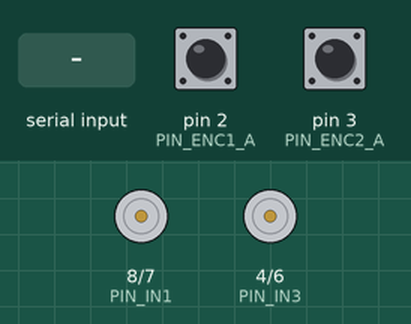
This sketch was run on a simulated Arduino Nano, built with avr-gcc and run on an emulated ATmega328P. Parts: motor-driver pin pairs drawn as motors (green arrow = first pin HIGH = forward, orange = second pin HIGH = backward, longer = more drive, scaled by the enable pin). Inputs (shaded band) come from the test bench; at power-on: pin 2 (PIN_ENC1_A) HIGH, pin 3 (PIN_ENC2_A) HIGH. What the sketch prints to the serial monitor is not drawn.

Above: at 1.2 s.
1.3 s: "pwm:255:255\n" received over Serial
At 1.7 s:
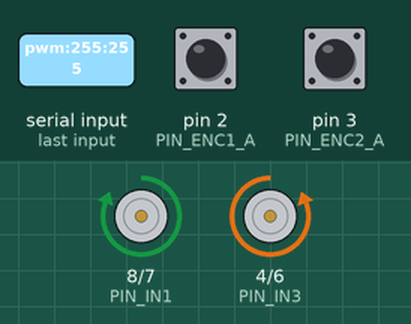
3.3 s: "debug:1\n" received over Serial
Timing chart, 0 to 6.3 s (numbered marks = the images above; inputs shaded):
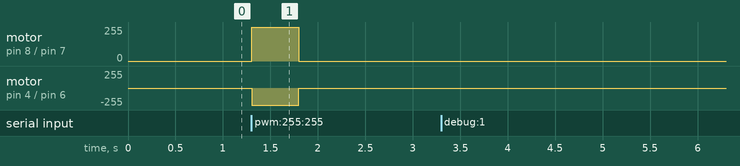

The sketch:

umutbot_nano.ino
```cpp
// UmutBot - Arduino Nano motor controller
//
// Drives two DC motors through an L298N and counts the wheel encoders.
// Each wheel has its own speed controller (feedforward + PI on the encoder
// speed), so both wheels hold the commanded speed even when the battery
// sags or one motor is weaker than the other.
// Talks to the Raspberry Pi (scripts/pico_ros.py) over the USB serial port.
//
// Serial protocol (115200 baud, ASCII, one message per line):
//   Pi   -> Nano : cmd_vel:<linear m/s>:<angular rad/s>
//   Nano -> Pi   : encoder1:<ticks>,encoder2:<ticks>     (cumulative, 20 Hz)
// Bench-test commands (e.g. from the Serial Monitor):
//   pwm:<left>:<right>   raw PWM -255..255, speed controller bypassed
//   debug:1 / debug:0    extra line per cycle:
//                        dbg:<target>:<measured>:<pwm>,<target>:<measured>:<pwm>
//                        (left, right; speeds in m/s)
//
// Motor A / encoder 1 = LEFT wheel, motor B / encoder 2 = RIGHT wheel
// (encoder_odom.py uses encoder 1 as V_L and encoder 2 as V_R).
//
// Pinout:
//   L298N  ENA -> D9 (PWM)   IN1 -> D8   IN2 -> D7    (motor A)
//          ENB -> D5 (PWM)   IN3 -> D4   IN4 -> D6    (motor B)
//   Enc 1  A (yellow) -> D2 (INT0)   B (green) -> D10   VCC (blue) -> 5V
//   Enc 2  A (yellow) -> D3 (INT1)   B (green) -> D11   GND (black) -> GND

// ---------------------------------------------------------------- pins
const uint8_t PIN_ENA = 9;
const uint8_t PIN_IN1 = 8;
const uint8_t PIN_IN2 = 7;
const uint8_t PIN_ENB = 5;
const uint8_t PIN_IN3 = 4;
const uint8_t PIN_IN4 = 6;

const uint8_t PIN_ENC1_A = 2;   // hardware interrupt INT0
const uint8_t PIN_ENC1_B = 10;
const uint8_t PIN_ENC2_A = 3;   // hardware interrupt INT1
const uint8_t PIN_ENC2_B = 11;

// ---------------------------------------------------------------- robot
// Keep these in sync with navigation.launch (encoder_odometry_node params).
// Measure them on the floor with "rosrun umut_bot calibrate_odom.py".
// One radius per wheel, so the speed controller drives straight even if one
// wheel rolls a bit further per turn than the other.
const float WHEEL_RADIUS_LEFT = 0.035;    // m
const float WHEEL_RADIUS_RIGHT = 0.035;   // m
const float WHEEL_BASE = 0.255;           // m, effective (measured) value
const float TICKS_PER_REV = 403;          // encoder ticks per wheel revolution

// Flip these if a wheel spins the wrong way or counts backwards.
// Goal: driving forward (towards the caster wheel, +x in the URDF) -> both
// wheels forward AND both counts increase. Flip a motor together with its
// encoder, so the speed controller still sees its own direction correctly.
// Checked on the floor 2026-11-06: the first bench setting drove and turned
// the wrong way round, so all four were flipped.
const bool MOTOR_A_REVERSED = false;
const bool MOTOR_B_REVERSED = true;
const bool ENC1_REVERSED = true;
const bool ENC2_REVERSED = false;

// ---------------------------------------------------------------- tuning
// Measured 2026-11-05 on the bench: with both motors at PWM 255 the wheels
// only reach ~0.17 m/s (supply sags). Keep the limit a bit below that so the
// weaker wheel can still keep up. Re-measure with "pwm:255:255" + "debug:1"
// after changing the battery/supply.
const float MAX_WHEEL_SPEED = 0.15;   // m/s, wheel targets get scaled down to this
const float MIN_WHEEL_SPEED = 0.01;   // m/s, smaller targets count as "stop"

// Speed controller: PWM = feedforward(target) + KP * error + integral
const uint8_t PWM_MIN = 60;           // feedforward: lowest PWM at which the motors still turn
const float FF_GAIN = 780.0;          // feedforward: PWM per m/s on top of PWM_MIN (measured)
const float KP = 250.0;               // PWM per m/s of speed error
const float KI = 1500.0;              // PWM per (m/s * s) of accumulated error
const float I_LIMIT = 150.0;          // max PWM the integrator may add or remove

const unsigned long CONTROL_PERIOD_US = 50000;  // 20 Hz control loop + encoder report
const unsigned long CMD_TIMEOUT_MS = 500;       // stop if no command for this long

// ---------------------------------------------------------------- state
volatile long enc1Ticks = 0;
volatile long enc2Ticks = 0;

struct Wheel {
  uint8_t pinEn, pinFwd, pinRev;
  bool motorReversed;
  bool encReversed;
  volatile long *ticks;
  float metersPerTick;
  float target;      // commanded speed, m/s
  float measured;    // speed over the last control period, m/s
  float integral;    // integrator output, PWM
  long lastTicks;    // tick count at the last control update
  int pwm;           // last output, -255..255
};

Wheel left  = {PIN_ENA, PIN_IN1, PIN_IN2, MOTOR_A_REVERSED, ENC1_REVERSED, &enc1Ticks,
               2.0 * PI * WHEEL_RADIUS_LEFT / TICKS_PER_REV, 0, 0, 0, 0, 0};
Wheel right = {PIN_ENB, PIN_IN3, PIN_IN4, MOTOR_B_REVERSED, ENC2_REVERSED, &enc2Ticks,
               2.0 * PI * WHEEL_RADIUS_RIGHT / TICKS_PER_REV, 0, 0, 0, 0, 0};

bool rawPwmMode = false;    // true while a pwm: bench-test command is active
bool debugOutput = false;

unsigned long lastCmdMs = 0;
unsigned long lastControlUs = 0;

char lineBuf[48];
uint8_t lineLen = 0;
bool lineOverflow = false;

// ---------------------------------------------------------------- encoders
// Counting rising edges of phase A only (1x decoding). Phase B gives the
// direction. To check TICKS_PER_REV, turn a lifted wheel exactly 10 times by
// hand and compare the count with 10 * TICKS_PER_REV.
void enc1ISR() {
  if (digitalRead(PIN_ENC1_B)) enc1Ticks--; else enc1Ticks++;
}

void enc2ISR() {
  if (digitalRead(PIN_ENC2_B)) enc2Ticks--; else enc2Ticks++;
}

long readTicks(const Wheel &w) {
  noInterrupts();
  long t = *w.ticks;
  interrupts();
  return w.encReversed ? -t : t;
}

// ---------------------------------------------------------------- motors
// pwm: -255..255, positive = forward
void writeMotor(const Wheel &w, int pwm) {
  if (w.motorReversed) pwm = -pwm;
  pwm = constrain(pwm, -255, 255);

  if (pwm == 0) {
    digitalWrite(w.pinFwd, LOW);
    digitalWrite(w.pinRev, LOW);
    analogWrite(w.pinEn, 0);
    return;
  }

  digitalWrite(w.pinFwd, pwm > 0 ? HIGH : LOW);
  digitalWrite(w.pinRev, pwm > 0 ? LOW : HIGH);
  analogWrite(w.pinEn, abs(pwm));
}

// Open-loop guess of the PWM needed for a speed; the PI part fixes the rest.
// Starts at PWM_MIN to get past the motor deadband.
float feedforward(float target) {
  float ff = min(PWM_MIN + FF_GAIN * fabs(target), 255.0);
  return target > 0 ? ff : -ff;
}

void setTarget(Wheel &w, float v) {
  if (fabs(v) < MIN_WHEEL_SPEED) v = 0;
  // Start the integrator fresh when stopping or changing direction
  if (v == 0 || (v > 0) != (w.target > 0)) w.integral = 0;
  w.target = v;
}

void updateWheel(Wheel &w, float dt) {
  long t = readTicks(w);
  w.measured = (t - w.lastTicks) * w.metersPerTick / dt;
  w.lastTicks = t;

  if (rawPwmMode) return;   // bench test: PWM was set directly

  if (w.target == 0) {
    w.integral = 0;
    w.pwm = 0;
    writeMotor(w, 0);
    return;
  }

  float err = w.target - w.measured;
  float out = feedforward(w.target) + KP * err + w.integral;

  // Anti-windup: only integrate while the output isn't saturated,
  // or when the error pulls it back out of saturation
  if ((out < 255 || err < 0) && (out > -255 || err > 0)) {
    w.integral = constrain(w.integral + KI * err * dt, -I_LIMIT, I_LIMIT);
  }

  // Never push against the commanded direction (no hard reversing to brake)
  if (w.target > 0) out = constrain(out, 0, 255);
  else out = constrain(out, -255, 0);

  w.pwm = (int)out;
  writeMotor(w, w.pwm);
}

void stopAll() {
  rawPwmMode = false;
  setTarget(left, 0);
  setTarget(right, 0);
  left.pwm = 0;
  right.pwm = 0;
  writeMotor(left, 0);
  writeMotor(right, 0);
}

bool moving() {
  return left.target != 0 || right.target != 0 || left.pwm != 0 || right.pwm != 0;
}

// Differential drive kinematics: body velocity -> left/right wheel target speed
void drive(float linear, float angular) {
  float vLeft = linear - angular * WHEEL_BASE / 2.0;
  float vRight = linear + angular * WHEEL_BASE / 2.0;

  // Scale both wheels down together if one exceeds the limit, so the
  // turning radius stays the same instead of clipping one side
  float maxV = max(fabs(vLeft), fabs(vRight));
  if (maxV > MAX_WHEEL_SPEED) {
    vLeft *= MAX_WHEEL_SPEED / maxV;
    vRight *= MAX_WHEEL_SPEED / maxV;
  }

  rawPwmMode = false;
  setTarget(left, vLeft);
  setTarget(right, vRight);
}

// ---------------------------------------------------------------- serial
// Parses "<a>:<b>" into two floats
bool parsePair(char *s, float &a, float &b) {
  char *sep = strchr(s, ':');
  if (sep == NULL) return false;
  *sep = '\0';
  a = atof(s);
  b = atof(sep + 1);
  return true;
}

void handleLine(char *line) {
  float a, b;

  if (strncmp(line, "cmd_vel:", 8) == 0) {
    if (!parsePair(line + 8, a, b)) return;
    drive(a, b);
    lastCmdMs = millis();
  } else if (strncmp(line, "pwm:", 4) == 0) {
    if (!parsePair(line + 4, a, b)) return;
    rawPwmMode = true;
    setTarget(left, 0);
    setTarget(right, 0);
    left.pwm = constrain((int)a, -255, 255);
    right.pwm = constrain((int)b, -255, 255);
    writeMotor(left, left.pwm);
    writeMotor(right, right.pwm);
    lastCmdMs = millis();
  } else if (strncmp(line, "debug:", 6) == 0) {
    debugOutput = (line[6] == '1');
  }
}

void readSerial() {
  while (Serial.available() > 0) {
    char c = Serial.read();

    if (c == '\n' || c == '\r') {
      if (lineLen > 0 && !lineOverflow) {
        lineBuf[lineLen] = '\0';
        handleLine(lineBuf);
      }
      lineLen = 0;
      lineOverflow = false;
    } else if (lineLen < sizeof(lineBuf) - 1) {
      lineBuf[lineLen++] = c;
    } else {
      lineOverflow = true;  // drop the rest of this garbage line
    }
  }
}

void printWheel(const Wheel &w) {
  Serial.print(w.target, 3);
  Serial.print(':');
  Serial.print(w.measured, 3);
  Serial.print(':');
  Serial.print(w.pwm);
}

void sendReport() {
  Serial.print(F("encoder1:"));
  Serial.print(left.lastTicks);
  Serial.print(F(",encoder2:"));
  Serial.println(right.lastTicks);

  if (debugOutput) {
    Serial.print(F("dbg:"));
    printWheel(left);
    Serial.print(',');
    printWheel(right);
    Serial.println();
  }
}

// ---------------------------------------------------------------- main
void setup() {
  pinMode(PIN_ENA, OUTPUT);
  pinMode(PIN_IN1, OUTPUT);
  pinMode(PIN_IN2, OUTPUT);
  pinMode(PIN_ENB, OUTPUT);
  pinMode(PIN_IN3, OUTPUT);
  pinMode(PIN_IN4, OUTPUT);
  stopAll();

  pinMode(PIN_ENC1_A, INPUT_PULLUP);
  pinMode(PIN_ENC1_B, INPUT_PULLUP);
  pinMode(PIN_ENC2_A, INPUT_PULLUP);
  pinMode(PIN_ENC2_B, INPUT_PULLUP);
  attachInterrupt(digitalPinToInterrupt(PIN_ENC1_A), enc1ISR, RISING);
  attachInterrupt(digitalPinToInterrupt(PIN_ENC2_A), enc2ISR, RISING);

  Serial.begin(115200);
  lastControlUs = micros();
}

void loop() {
  readSerial();

  // Safety: stop if the Pi stops sending (crash, unplugged, teleop released)
  if (moving() && millis() - lastCmdMs > CMD_TIMEOUT_MS) {
    stopAll();
  }

  unsigned long nowUs = micros();
  if (nowUs - lastControlUs >= CONTROL_PERIOD_US) {
    float dt = (nowUs - lastControlUs) / 1e6;
    lastControlUs = nowUs;
    updateWheel(left, dt);
    updateWheel(right, dt);
    sendReport();
  }
}
```

Measured:
- after the input at 1.3 s, motor on pin 8 (PIN_IN1) / pin 7 (PIN_IN2): stopped → forward 255/255 at once, → stopped 0.50 s later; motor on pin 4 (PIN_IN3) / pin 6 (PIN_IN4): stopped → backward 255/255 at once, → stopped 0.50 s later
- after the input at 3.3 s, every drawn part: stays the same
